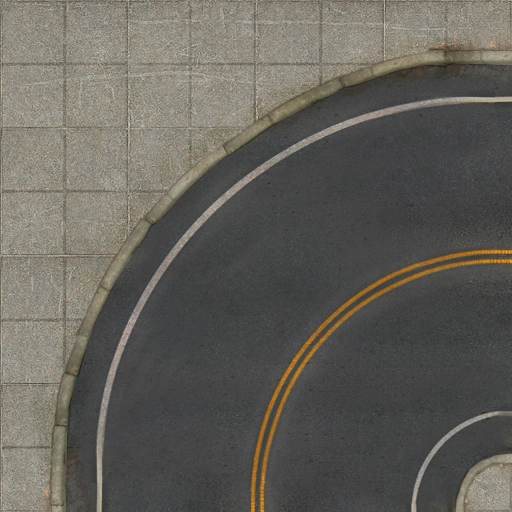
#> input picture panda/104_road textures pach-seamless/road texture pack-seamless (8).jpg, 512 x 512 px
$ python plot_lines.py
#> lines starting #> are read from the running program, lines starting #| are printed output that depends on the picture
import numpy as np
import matplotlib.pyplot as plt


from PIL import Image


def get_t(t):
    return np.array([t**2, t, 1])


curve1 = np.array([[0.65, 0.65, 0],
      [0, 0.65, 0.65]]) * 512

curve2 = np.array([[0, 0.35, 0.35],
       [0.35, 0.35, 0]]) * 512
#curve = np.array([[0.65,0.65,0.65],
#                  [0, 0.5, 1]]) * 512
m = np.array([[1, -2, 1],
              [-2, 2, 0],
              [1,  0, 0]])
img = Image.open("./104_road textures pach-seamless/road texture pack-seamless (8).jpg")
#> img is the input picture: PIL image 512x512 RGB; mean R, G, B 100.1, 97.7, 91
img = img.rotate(270, Image.NEAREST, expand = 1)
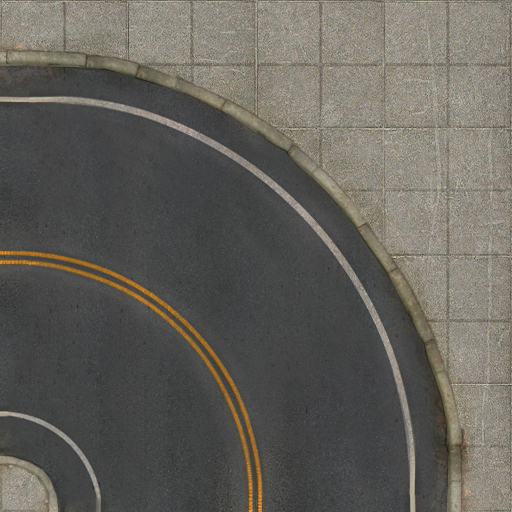
#> img: PIL image 512x512 RGB; mean R, G, B 100.1, 97.7, 91
img = np.array(img)


plt.imshow(img)
for i in range(3):
    plt.plot(curve1[0,i], 512 - curve1[1,i], "wo")
    plt.plot(curve2[0,i], 512 - curve2[1,i], "wo")
for t in np.arange(0, 1.1, 0.1):
    point = np.matmul(np.matmul(curve1, m), get_t(t))
    plt.plot(point[0], 512 - point[1], "ro")
    point = np.matmul(np.matmul(curve2, m), get_t(t))
    plt.plot(point[0], 512 - point[1], "bo")
plt.show()
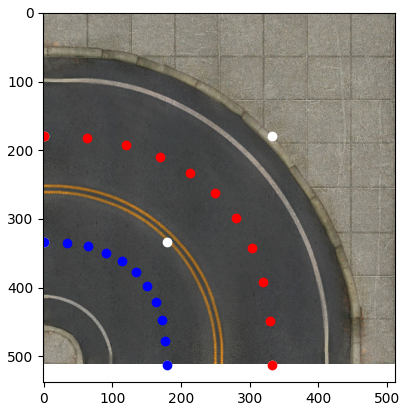
#> figure drawn by matplotlib, 1 panel

$ run again, with panda/104_road textures pach-seamless/road texture pack-seamless (1).jpg copied over panda/104_road textures pach-seamless/road texture pack-seamless (8).jpg
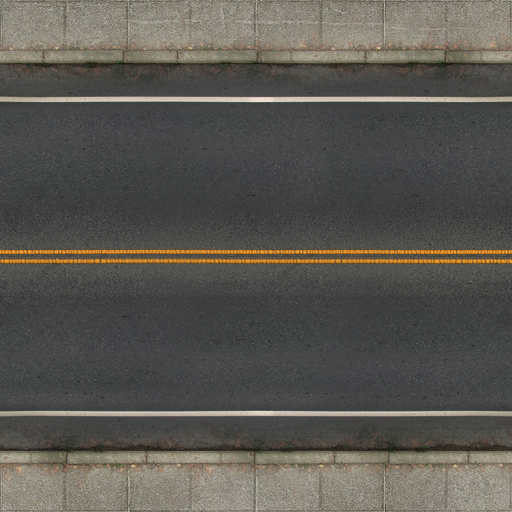
#> input picture panda/104_road textures pach-seamless/road texture pack-seamless (1).jpg, 512 x 512 px
#> img is the input picture: PIL image 512x512 RGB; mean R, G, B 90.4, 87.9, 81.7
#> `img = img.rotate(270, Image.NEAREST, expand = 1)`:
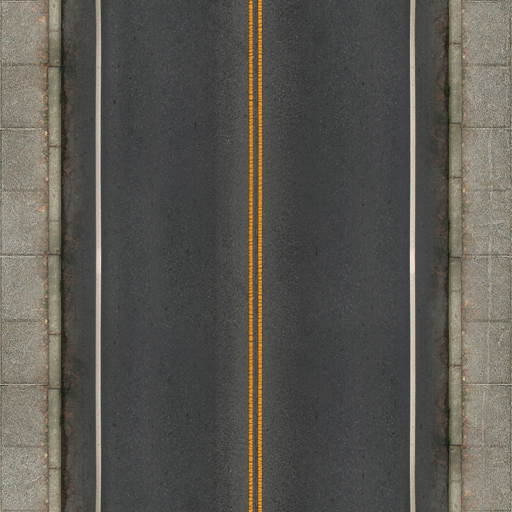
#> img: PIL image 512x512 RGB; mean R, G, B 90.4, 87.9, 81.7
#> `plt.show()`:
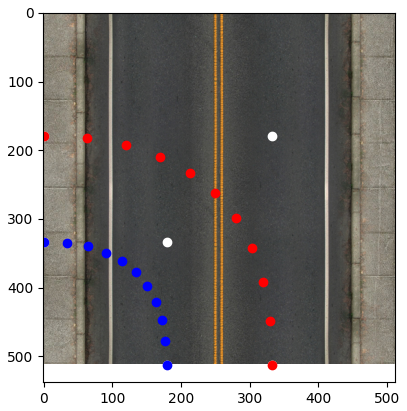
#> figure drawn by matplotlib, 1 panel

$ run again, with panda/104_road textures pach-seamless/road texture pack-seamless (10).jpg copied over panda/104_road textures pach-seamless/road texture pack-seamless (8).jpg
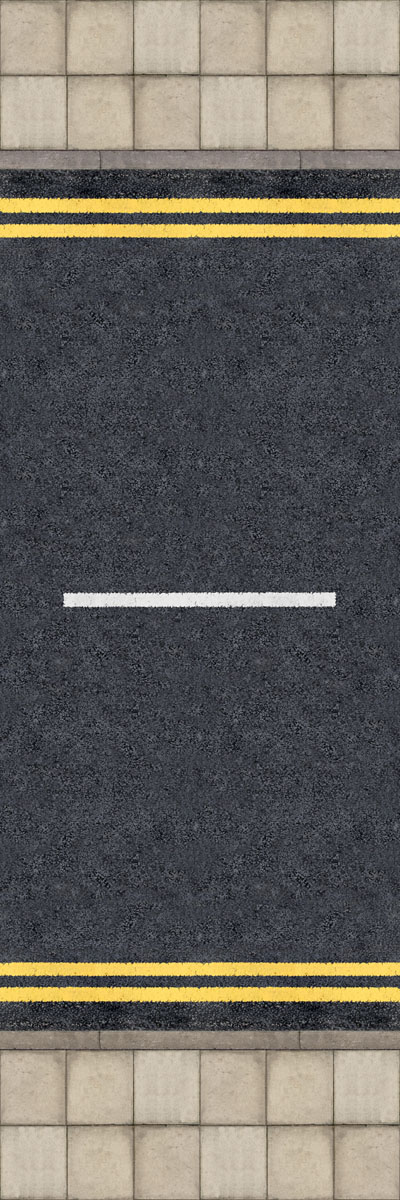
#> input picture panda/104_road textures pach-seamless/road texture pack-seamless (10).jpg, 400 x 1200 px
#> img is the input picture: PIL image 400x1200 RGB; mean R, G, B 104.5, 101.4, 95.8
#> `img = img.rotate(270, Image.NEAREST, expand = 1)`:
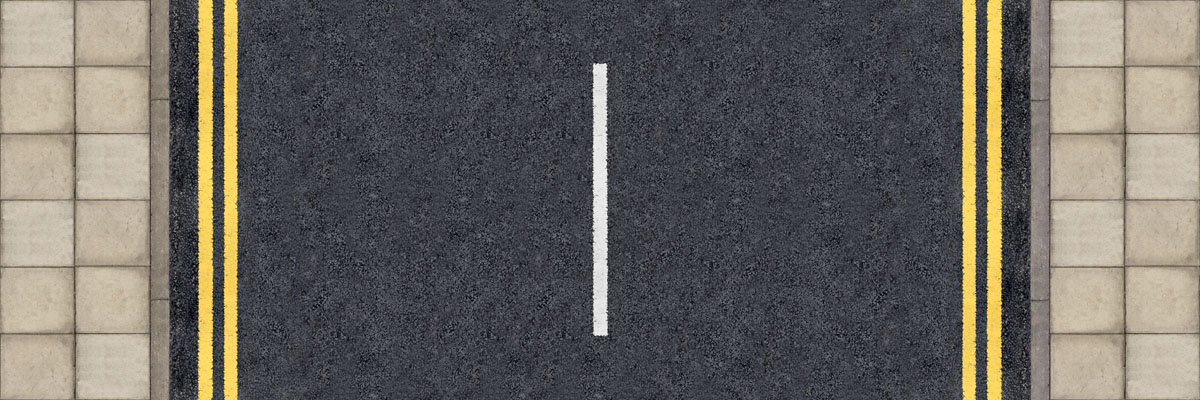
#> img: PIL image 1200x400 RGB; mean R, G, B 104.5, 101.4, 95.8
#> `plt.show()`:
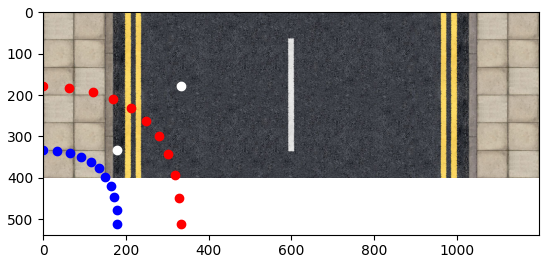
#> figure drawn by matplotlib, 1 panel

$ run again, with panda/104_road textures pach-seamless/road texture pack-seamless (11).jpg copied over panda/104_road textures pach-seamless/road texture pack-seamless (8).jpg
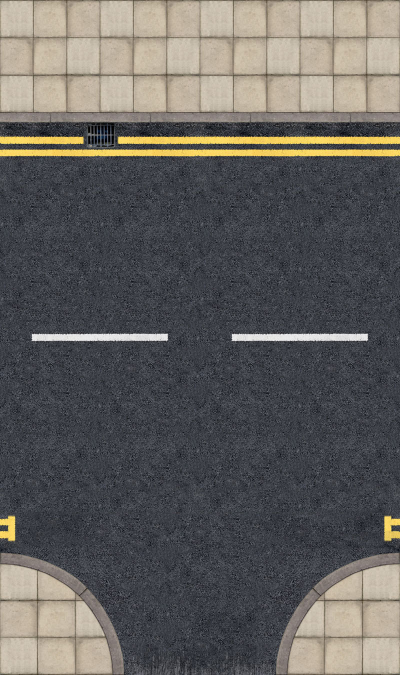
#> input picture panda/104_road textures pach-seamless/road texture pack-seamless (11).jpg, 800 x 1350 px (shown at 1/2 size)
#> img is the input picture: PIL image 800x1350 RGB; mean R, G, B 98.2, 96.3, 94.2
#> `img = img.rotate(270, Image.NEAREST, expand = 1)`:
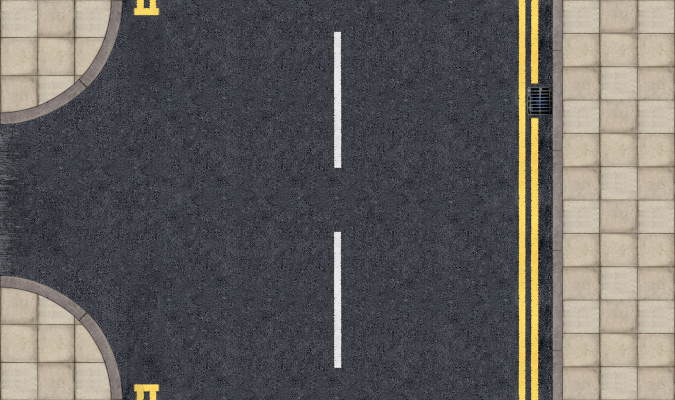
#> img: PIL image 1350x800 RGB (shown at 1/2 size); mean R, G, B 98.2, 96.3, 94.2
#> `plt.show()`:
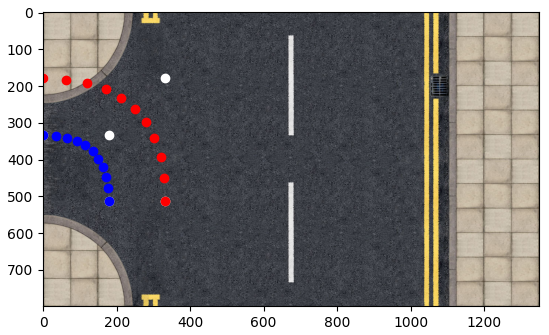
#> figure drawn by matplotlib, 1 panel
